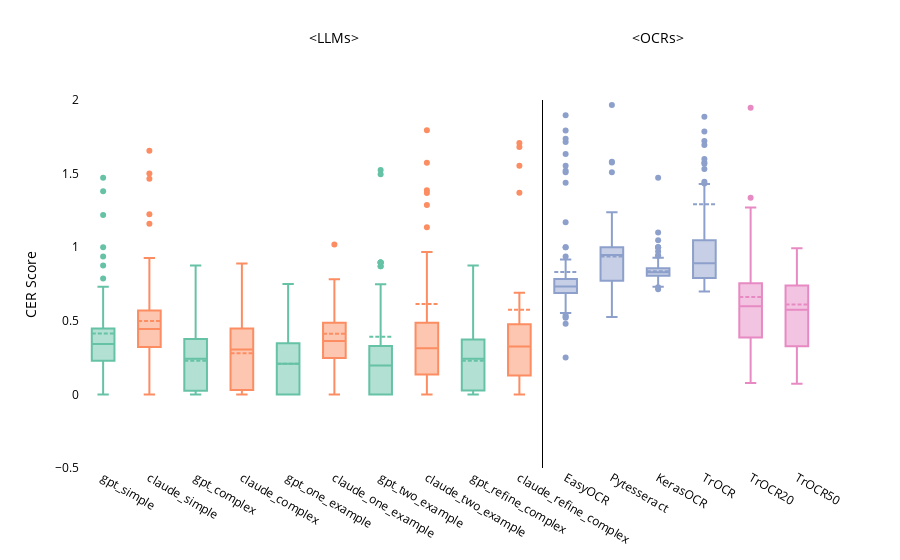

Notebook source saved alongside this figure:
### Code cell
# data = bleu_whole_normalized
# data = cer_whole_normalized
data = cer_normalized
# score = 'bleu'
score = 'cer'

y_axis_name = f'{score.upper()} Score'

llm_order = ['gpt_simple', 'claude_simple', 'gpt_complex', 'claude_complex',
             'gpt_one_example', 'claude_one_example', 'gpt_two_example', 'claude_two_example', 
             'gpt_refine_complex', 'claude_refine_complex']
ocr_order = ['EasyOCR', 'Pytesseract', 'KerasOCR', 'TrOCR'] 
ocr_ft_order = ['TrOCR20', 'TrOCR50']


gpt_color = px.colors.qualitative.Set2[0]
claude_color = px.colors.qualitative.Set2[1]
ocr_color = px.colors.qualitative.Set2[2]
ocr_ft_color = px.colors.qualitative.Set2[3]


fig = go.Figure()

for model in llm_order:
    if 'gpt' in model:
        fig.add_trace(go.Box(
            x=data[data['model'] == model]['model'], 
            y=data[data['model'] == model][score],
            name=model,
            boxmean=True,
            marker=dict(color=gpt_color) 
        ))
    else:
        fig.add_trace(go.Box(
            x=data[data['model'] == model]['model'], 
            y=data[data['model'] == model][score],
            name=model,
            boxmean=True,
            marker=dict(color=claude_color) 
        ))

for model in ocr_order:
    fig.add_trace(go.Box(
        x=data[data['model'] == model]['model'], 
        y=data[data['model'] == model][score],
        name=model,
        boxmean=True,
        marker=dict(color=ocr_color)  
    ))

for model in ocr_ft_order:
    fig.add_trace(go.Box(
        x=data[data['model'] == model]['model'], 
        y=data[data['model'] == model][score],
        name=model,
        boxmean=True,
        marker=dict(color=ocr_ft_color)  
    ))


ocr_start_index = len(llm_order)  
ocr_ft_start_index = ocr_start_index + len(ocr_order)  
llm_midpoint = ocr_start_index / 2  
ocr_midpoint = ocr_start_index + (len(ocr_order) / 2)  


fig.update_layout(
    # title='BLEU Scores (N=3)',
    # xaxis_title='Model',
    yaxis_title= y_axis_name,
    # margin=dict(l=10, r=10, t=10, b=10),
    plot_bgcolor='rgba(0,0,0,0)',
    # paper_bgcolor='rgba(0,0,0,0)',
    font_color = 'black',
    xaxis=dict(
        categoryorder='array', 
        categoryarray=llm_order + ocr_order + ocr_ft_order 
    ),
    yaxis = dict(range=[-0.5, 2]),
    showlegend=False,
    # legend=dict(
    #             orientation="h",
    #             entrywidth=70,
    #             yanchor="bottom",
    #             y=1.02,
    #             xanchor="right",
    #             x=1),
    shapes=[
        # A vertical line between LLM and OCR models
        dict(
            type="line",
            x0=ocr_start_index - 0.5,  
            x1=ocr_start_index - 0.5,
            y0=0,
            y1=1,
            xref="x",
            yref="paper",  
            line=dict(color="black", width=1)
        )
    ],
    annotations=[
        dict(
            x=llm_midpoint, 
            y=1.2,  
            xref='x',
            yref='paper',
            text='<LLMs>',
            showarrow=False,
            font=dict(size=14)
        ),
        dict(
            x=ocr_midpoint,  
            y=1.2,  
            xref='x',
            yref='paper',
            text='<OCRs>',
            showarrow=False,
            font=dict(size=14)
        )
    ]
)
# fig.update_xaxes(rangeselector_font_size=10)

fig.show()

### Figure 1 — Plotly figure (JSON) as saved in the notebook; plotly's stock layout.template omitted (floating-point values rounded to 4 significant figures; data arrays with more than 128 entries replaced by an {"elided": "..."} marker saying what was removed)
{"data": [{"boxmean": true, "marker": {"color": "rgb(102,194,165)"}, "name": "gpt_simple", "type": "box", "x": {"elided": "283 str values"}, "y": {"elided": "283 float values"}}, {"boxmean": true, "marker": {"color": "rgb(252,141,98)"}, "name": "claude_simple", "type": "box", "x": {"elided": "283 str values"}, "y": {"elided": "283 float values"}}, {"boxmean": true, "marker": {"color": "rgb(102,194,165)"}, "name": "gpt_complex", "type": "box", "x": {"elided": "283 str values"}, "y": {"elided": "283 float values"}}, {"boxmean": true, "marker": {"color": "rgb(252,141,98)"}, "name": "claude_complex", "type": "box", "x": {"elided": "283 str values"}, "y": {"elided": "283 float values"}}, {"boxmean": true, "marker": {"color": "rgb(102,194,165)"}, "name": "gpt_one_example", "type": "box", "x": {"elided": "282 str values"}, "y": {"elided": "282 float values"}}, {"boxmean": true, "marker": {"color": "rgb(252,141,98)"}, "name": "claude_one_example", "type": "box", "x": {"elided": "282 str values"}, "y": {"elided": "282 float values"}}, {"boxmean": true, "marker": {"color": "rgb(102,194,165)"}, "name": "gpt_two_example", "type": "box", "x": {"elided": "281 str values"}, "y": {"elided": "281 float values"}}, {"boxmean": true, "marker": {"color": "rgb(252,141,98)"}, "name": "claude_two_example", "type": "box", "x": {"elided": "281 str values"}, "y": {"elided": "281 float values"}}, {"boxmean": true, "marker": {"color": "rgb(102,194,165)"}, "name": "gpt_refine_complex", "type": "box", "x": {"elided": "283 str values"}, "y": {"elided": "283 float values"}}, {"boxmean": true, "marker": {"color": "rgb(252,141,98)"}, "name": "claude_refine_complex", "type": "box", "x": {"elided": "283 str values"}, "y": {"elided": "283 float values"}}, {"boxmean": true, "marker": {"color": "rgb(141,160,203)"}, "name": "EasyOCR", "type": "box", "x": {"elided": "283 str values"}, "y": {"elided": "283 float values"}}, {"boxmean": true, "marker": {"color": "rgb(141,160,203)"}, "name": "Pytesseract", "type": "box", "x": {"elided": "283 str values"}, "y": {"elided": "283 float values"}}, {"boxmean": true, "marker": {"color": "rgb(141,160,203)"}, "name": "KerasOCR", "type": "box", "x": {"elided": "283 str values"}, "y": {"elided": "283 float values"}}, {"boxmean": true, "marker": {"color": "rgb(141,160,203)"}, "name": "TrOCR", "type": "box", "x": {"elided": "283 str values"}, "y": {"elided": "283 float values"}}, {"boxmean": true, "marker": {"color": "rgb(231,138,195)"}, "name": "TrOCR20", "type": "box", "x": {"elided": "210 str values"}, "y": {"elided": "210 float values"}}, {"boxmean": true, "marker": {"color": "rgb(231,138,195)"}, "name": "TrOCR50", "type": "box", "x": {"elided": "131 str values"}, "y": {"elided": "131 float values"}}], "layout": {"annotations": [{"font": {"size": 14}, "showarrow": false, "text": "<LLMs>", "x": 5, "xref": "x", "y": 1.2, "yref": "paper"}, {"font": {"size": 14}, "showarrow": false, "text": "<OCRs>", "x": 12, "xref": "x", "y": 1.2, "yref": "paper"}], "font": {"color": "black"}, "plot_bgcolor": "rgba(0,0,0,0)", "shapes": [{"line": {"color": "black", "width": 1}, "type": "line", "x0": 9.5, "x1": 9.5, "xref": "x", "y0": 0, "y1": 1, "yref": "paper"}], "showlegend": false, "xaxis": {"categoryarray": ["gpt_simple", "claude_simple", "gpt_complex", "claude_complex", "gpt_one_example", "claude_one_example", "gpt_two_example", "claude_two_example", "gpt_refine_complex", "claude_refine_complex", "EasyOCR", "Pytesseract", "KerasOCR", "TrOCR", "TrOCR20", "TrOCR50"], "categoryorder": "array"}, "yaxis": {"range": [-0.5, 2], "title": {"text": "CER Score"}}}}
